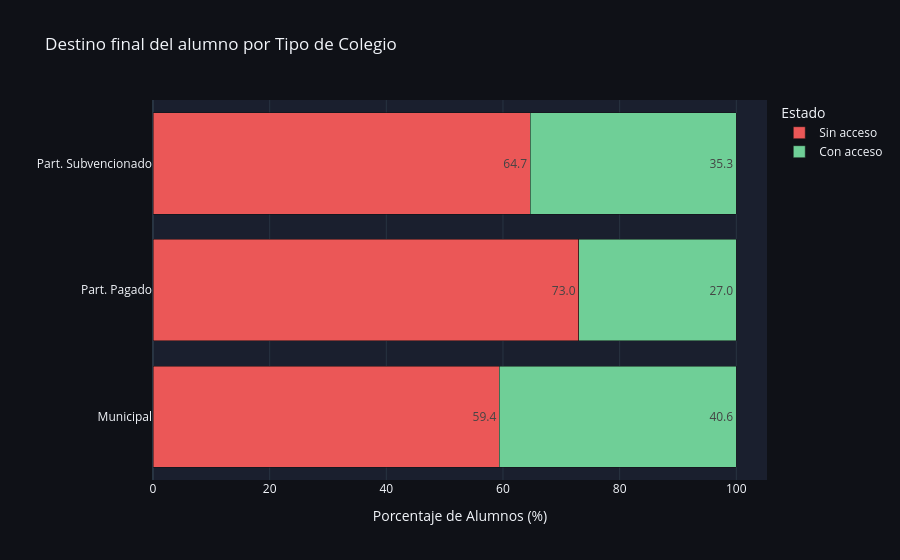

Here is the notebook cell this chart was saved with:
### Code cell
import plotly.express as px

# Filtrar y agrupar usando Polars
df_bar = df[df['dependencia'].isin(['Municipal', 'Part. Subvencionado', 'Part. Pagado'])]
stats = df_bar.groupby(['dependencia', 'ACCESO_1PREF']).size().reset_index(name='count')

# Calcular el porcentaje de destino
stats['%'] = stats.groupby('dependencia')['count'].transform(lambda x: x / x.sum() * 100)
stats['Estado'] = stats['ACCESO_1PREF'].map({0: 'Sin acceso', 1: 'Con acceso'})

fig = px.bar(stats, x='%', y='dependencia', color='Estado', orientation='h',
             color_discrete_map={'Sin acceso': '#eb5757', 'Con acceso': '#6fcf97'},
             text_auto='.1f', title='Destino final del alumno por Tipo de Colegio')

fig.update_layout(barmode='stack', xaxis_title='Porcentaje de Alumnos (%)', yaxis_title='', 
                  template='plotly_dark', paper_bgcolor='#0f1117', plot_bgcolor='#1a1f2e')
fig.show()

### Figure 1 — Plotly figure (JSON) as saved in the notebook; plotly's stock layout.template omitted (floating-point values rounded to 4 significant figures)
{"data": [{"hovertemplate": "Estado=Sin acceso<br>%=%{x}<br>dependencia=%{y}<extra></extra>", "legendgroup": "Sin acceso", "marker": {"color": "#eb5757", "pattern": {"shape": ""}}, "name": "Sin acceso", "orientation": "h", "showlegend": true, "textposition": "auto", "texttemplate": "%{x:.1f}", "type": "bar", "x": [59.4, 73.0, 64.67], "xaxis": "x", "y": ["Municipal", "Part. Pagado", "Part. Subvencionado"], "yaxis": "y"}, {"hovertemplate": "Estado=Con acceso<br>%=%{x}<br>dependencia=%{y}<extra></extra>", "legendgroup": "Con acceso", "marker": {"color": "#6fcf97", "pattern": {"shape": ""}}, "name": "Con acceso", "orientation": "h", "showlegend": true, "textposition": "auto", "texttemplate": "%{x:.1f}", "type": "bar", "x": [40.6, 27.0, 35.33], "xaxis": "x", "y": ["Municipal", "Part. Pagado", "Part. Subvencionado"], "yaxis": "y"}], "layout": {"barmode": "stack", "legend": {"title": {"text": "Estado"}, "tracegroupgap": 0}, "paper_bgcolor": "#0f1117", "plot_bgcolor": "#1a1f2e", "title": {"text": "Destino final del alumno por Tipo de Colegio"}, "xaxis": {"anchor": "y", "domain": [0, 1], "title": {"text": "Porcentaje de Alumnos (%)"}}, "yaxis": {"anchor": "x", "domain": [0, 1], "title": {"text": ""}}}}
